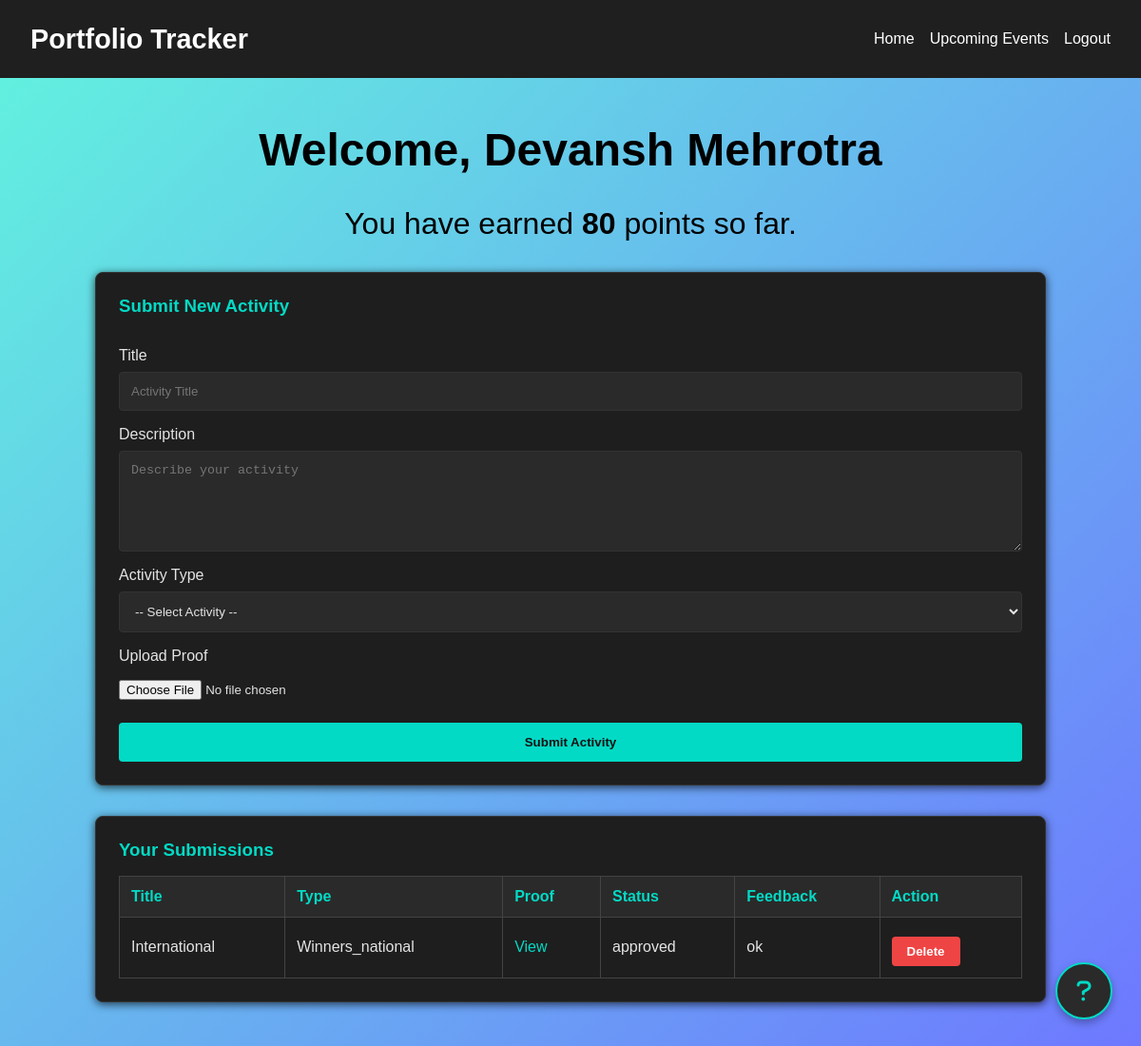
Before: /student (signed in) with the older database file.
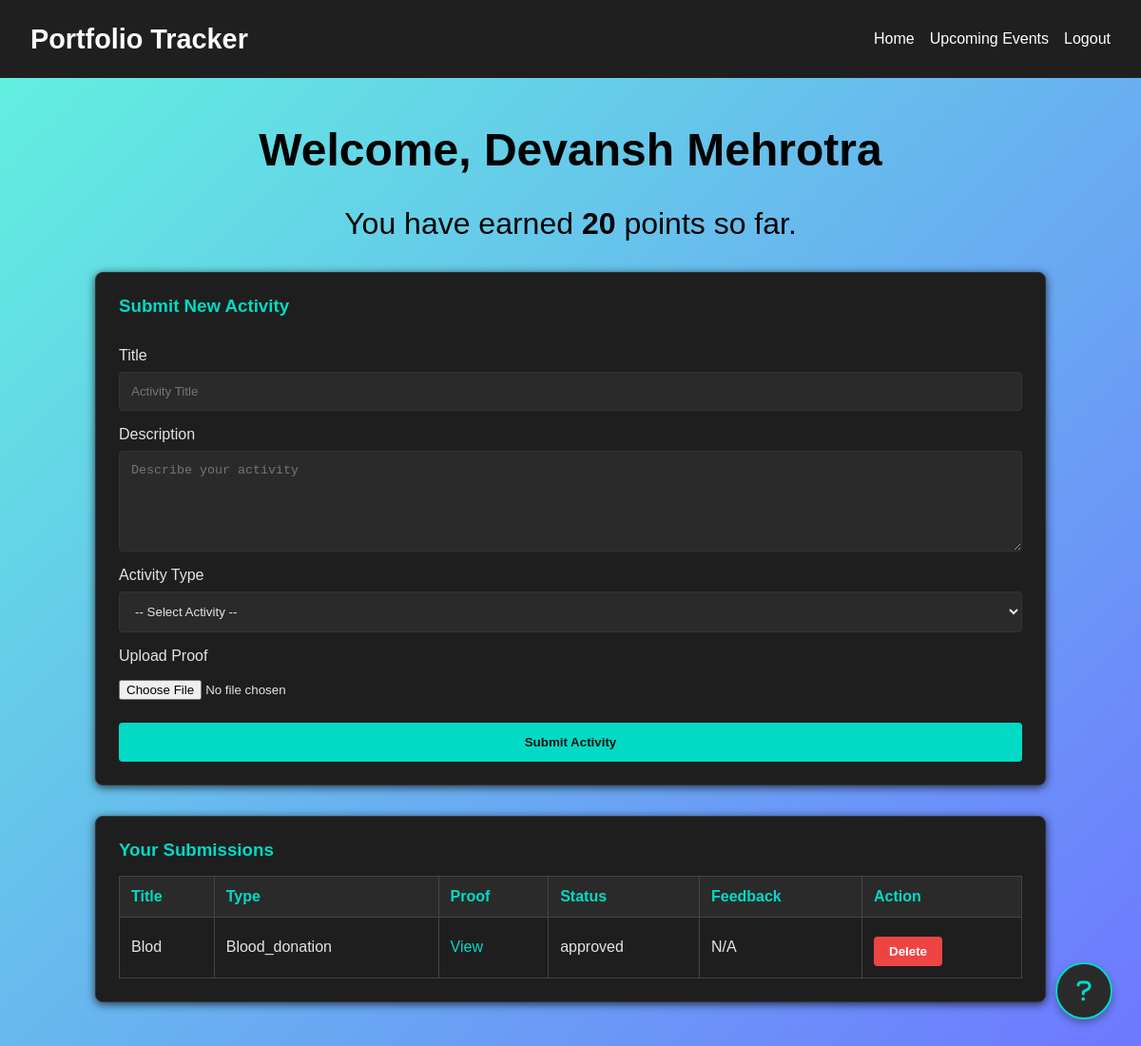
After: the same page with the newer database file.
### database.py (models this page shows)
class User(db.Model):
    id = db.Column(db.Integer, primary_key=True)
    name=db.Column(db.String(100), nullable=True    )
    email = db.Column(db.String(100), unique=True, nullable=False)
    password = db.Column(db.String(200), nullable=False)
    role = db.Column(db.String(10), nullable=False)  # 'student' or 'faculty'
    usn = db.Column(db.String(20), unique=True, nullable=True)  # Changed to nullable=True
    points = db.Column(db.Integer, default=0)

class Activity(db.Model):
    id = db.Column(db.Integer, primary_key=True)
    title = db.Column(db.String(200), nullable=False)
    description = db.Column(db.Text, nullable=False)
    proof = db.Column(db.String(200), nullable=False)
    status = db.Column(db.String(20), default='pending')  # 'pending', 'approved', 'rejected'
    feedback = db.Column(db.Text)  # faculty feedback
    activity_type = db.Column(db.String(50))  # e.g., 'journal_q1q2', 'blood_donation', etc.
    student_id = db.Column(db.Integer, db.ForeignKey('user.id'), nullable=False)
    student = db.relationship('User', backref=db.backref('activities', lazy=True))

### app.py (the view)
@app.route('/student')
def student_dashboard():
    if 'user_id' not in session:
        flash('Please login first.', 'error')
        return redirect(url_for('login'))
    user = User.query.get(session['user_id'])
    db.session.refresh(user)  # Refresh user data
    if user.points >= 100:
        flash('You have reached 100 points and cannot submit more activities.', 'info')
    activities = Activity.query.filter_by(student_id=user.id).all()
    return render_template('student.html', user=user, activities=activities)

### templates/student.html (shortened to what this page needs)
<!DOCTYPE html>
<html>
<head>
    <link rel="stylesheet" href="{{ url_for('static', filename='styles.css') }}">
</head>
<body>
    <link rel="stylesheet" href="https://cdnjs.cloudflare.com/ajax/libs/font-awesome/6.0.0/css/all.min.css">
    <button class="help-desk-btn" onclick="toggleHelpDesk()" title="Help Desk">
        <i class="fas fa-question"></i>
    </button>
    <nav class="navbar">
        <h1>Portfolio Tracker</h1>
        <ul class="nav-links">
            <li><a href="{{ url_for('home') }}">Home</a></li>
            <li><a href="{{ url_for('upcoming_events') }}">Upcoming Events</a></li>
            <li><a href="{{ url_for('logout') }}">Logout</a></li>
        </ul>
    </nav>
    <div class="dashboard-container">
        <h2 class="dashboard-title">Welcome, {{ user.name }}</h2>
        <p class="dashboard-subtitle">You have earned <strong>{{ user.points }}</strong> points so far.</p>
        {% if user.points < 100 %}
        <div class="card submission-form">
            <h3>Submit New Activity</h3>
            <form method="POST" action="{{ url_for('submit_activity') }}" enctype="multipart/form-data">
                <label>Title</label>
                <input type="text" name="title" placeholder="Activity Title" required>
                <label>Description</label>
                <textarea name="description" placeholder="Describe your activity" required></textarea>
                <label>Activity Type</label>
                <select name="activity_type" required>
                    <option value="">-- Select Activity --</option>
                </select>
                <label>Upload Proof</label>
                <input type="file" name="proof" required accept=".pdf,.jpg,.jpeg,.png">
                <button type="submit">Submit Activity</button>
            </form>
        </div>
        {% else %}
        <div class="alert">
            <p>You have reached 100 points. No further submissions are allowed.</p>
        </div>
        {% endif %}
        <div class="card activity-list">
            <h3>Your Submissions</h3>
            {% if activities %}
            <table>
                <thead>
                    <tr>
                        <th>Title</th>
                        <th>Type</th>
                        <th>Proof</th>
                        <th>Status</th>
                        <th>Feedback</th>
                        <th>Action</th>
                    </tr>
                </thead>
                <tbody>
                    {% for activity in activities %}
                    <tr>
                        <td>{{ activity.title }}</td>
                        <td>{{ activity.activity_type }}</td>
                        <td><a href="{{ url_for('uploaded_file', filename=activity.proof) }}" target="_blank">View</a></td>
                        <td>{{ activity.status }}</td>
                        <td>{{ activity.feedback or 'N/A' }}</td>
                        <td>
                            <form method="POST" action="{{ url_for('delete_activity', activity_id=activity.id) }}">
                                <button type="submit" class="delete-button">Delete</button>
                            </form>
                        </td>
                    </tr>
                    {% endfor %}
                </tbody>
            </table>
            {% else %}
            <p>No submissions yet.</p>
            {% endif %}
        </div>
    </div>
</body>
</html>

### static/styles.css (style rules this page uses)
body { margin: 0; padding: 0; font-family: 'Montserrat', sans-serif; background: linear-gradient(135deg, #61f4de, #6e78ff); color: #e4e4e4; }
.help-desk-btn { position: fixed; bottom: 30px; right: 30px; width: 60px; height: 60px; border-radius: 50%; background: #2a2a2a; color: #03dac5; border: 2px solid #03dac5; box-shadow: 0 4px 8px rgba(0,0,0,0.3); cursor: pointer; z-index: 1000; display: flex; align-items: center; justify-content: center; font-size: 24px; transition: all 0.3s; }
.navbar { background-color: #1f1f1f; padding: 1rem 2rem; display: flex; justify-content: space-between; align-items: center; }
.navbar h1 { margin: 0; font-size: 1.8rem; color: #ffffff; }
.nav-links { list-style: none; display: flex; gap: 1rem; }
.nav-links li a { color: #bbbbbb; text-decoration: none; font-weight: 500; transition: color 0.3s ease; }
.button, button { background-color: #03dac5; color: #121212; border: none; padding: 0.8rem 1.2rem; border-radius: 4px; cursor: pointer; font-weight: 600; transition: background-color 0.3s ease; }
.dashboard-container { max-width: 1200px; margin: 2rem auto; padding: 1rem; }
.submission-form { margin-bottom: 2rem; padding: 1.5rem; border: 1px solid #333333; border-radius: 8px; background-color: #1e1e1e; }
.activity-list { margin-top: 2rem; padding: 1.5rem; border: 1px solid #333333; border-radius: 8px; background-color: #1e1e1e; }
table { width: 100%; border-collapse: collapse; margin-top: 1rem; }
table th, table td { padding: 0.75rem; border: 1px solid #444444; text-align: left; }
table th { background-color: #2a2a2a; color: #03dac5; }

### templates/student.html (style rules this page uses)
body { background: linear-gradient(135deg, #61f4de, #6e78ff); background-blend-mode: hard-light; margin: 0; padding: 0; font-family: 'Montserrat', sans-serif; color: #e4e4e4; }
.navbar { background-color: #1f1f1f; padding: 1rem 2rem; display: flex; justify-content: space-between; align-items: center; }
.navbar h1 { margin: 0; font-size: 1.8rem; color: #ffffff; }
.nav-links { list-style: none; display: flex; gap: 1rem; }
.nav-links li a { color: #ffffff; text-decoration: none; font-weight: 500; transition: color 0.2s ease-in-out; }
.dashboard-container { max-width: 1000px; margin: 3rem auto; padding: 0 1rem; }
.dashboard-title { text-align: center; font-size: 3rem; margin-bottom: 0.5rem; color: #000000; }
.dashboard-subtitle { text-align: center; font-size: 2rem; margin-bottom: 2rem; color: #000000; }
.card { background-color: #1e1e1e; border-radius: 8px; padding: 1.5rem; margin-bottom: 2rem; box-shadow: 0 2px 10px rgba(0,0,0,0.7); }
.card h3 { margin-top: 0; color: #03dac5; margin-bottom: 1rem; }
.submission-form form { display: flex; flex-direction: column; }
.submission-form form label { margin-top: 1rem; font-weight: 500; }
.submission-form form input[type="text"], .submission-form form textarea, .submission-form form select { margin-top: 0.5rem; padding: 0.75rem; border: 1px solid #333333; border-radius: 4px; background-color: #2a2a2a; color: #e4e4e4; }
.submission-form form textarea { min-height: 80px; }
.submission-form form input[type="file"] { margin-top: 1rem; }
.submission-form form button { background-color: #03dac5; color: #121212; border: none; padding: 0.8rem 1.2rem; border-radius: 4px; cursor: pointer; font-weight: 600; margin-top: 1.5rem; transition: background-color 0.2s ease-in-out; }
.activity-list table { width: 100%; border-collapse: collapse; margin-top: 1rem; }
.activity-list table th, .activity-list table td { padding: 0.75rem; border: 1px solid #444444; }
.activity-list table th { background-color: #2a2a2a; color: #03dac5; font-weight: 600; }
.activity-list table td a { color: #03dac5; text-decoration: none; }
.delete-button { background-color: #ef4444; color: #ffffff; margin-top: 0.5rem; border: none; padding: 0.5rem 1rem; border-radius: 4px; cursor: pointer; font-weight: 600; transition: background-color 0.2s ease-in-out; }

Changed rows visible on the page:
removed Activity: title "International", activity_type "Winners_national", status "approved", feedback "ok"
changed User "Devansh Mehrotra": points "80" → "20"
added Activity: title "Blod", activity_type "Blood_donation", status "approved", feedback "N/A"
